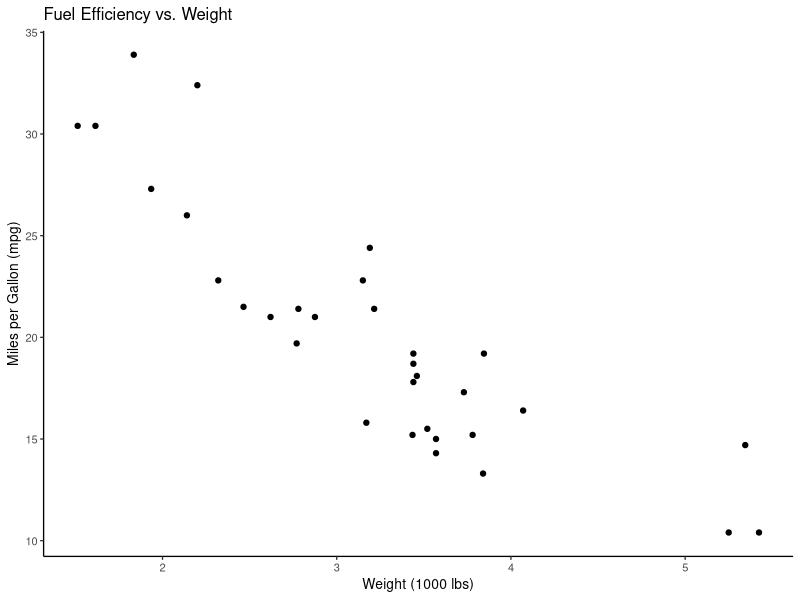
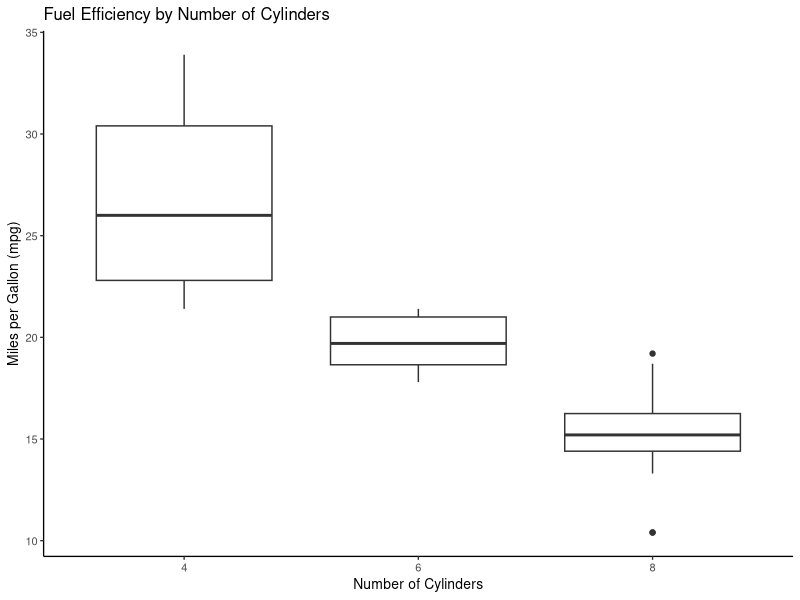
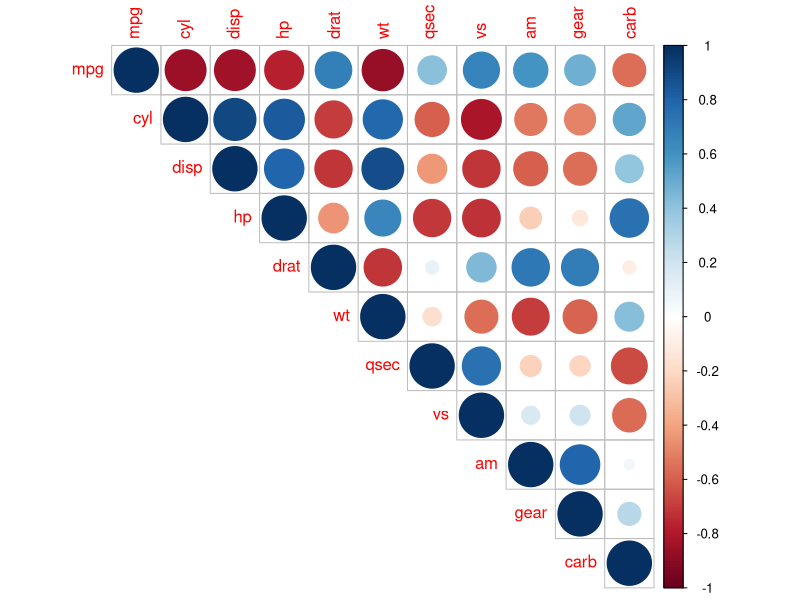
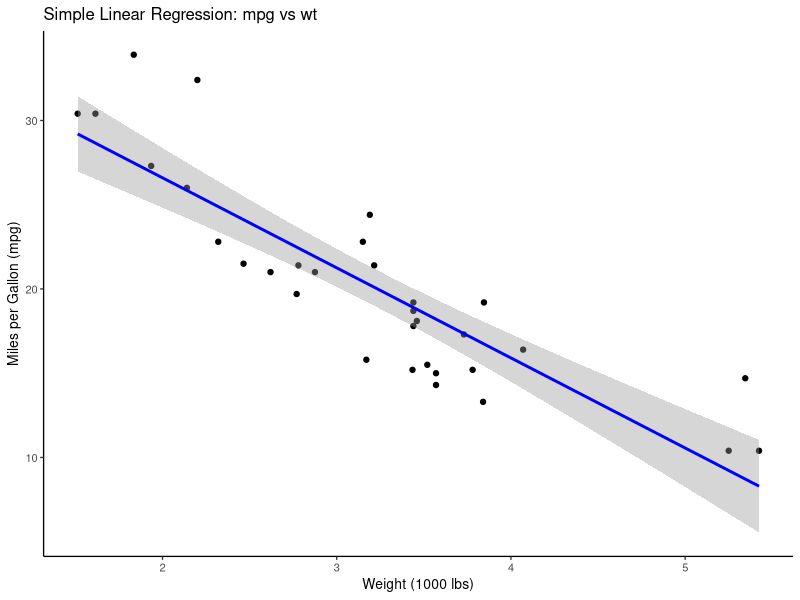
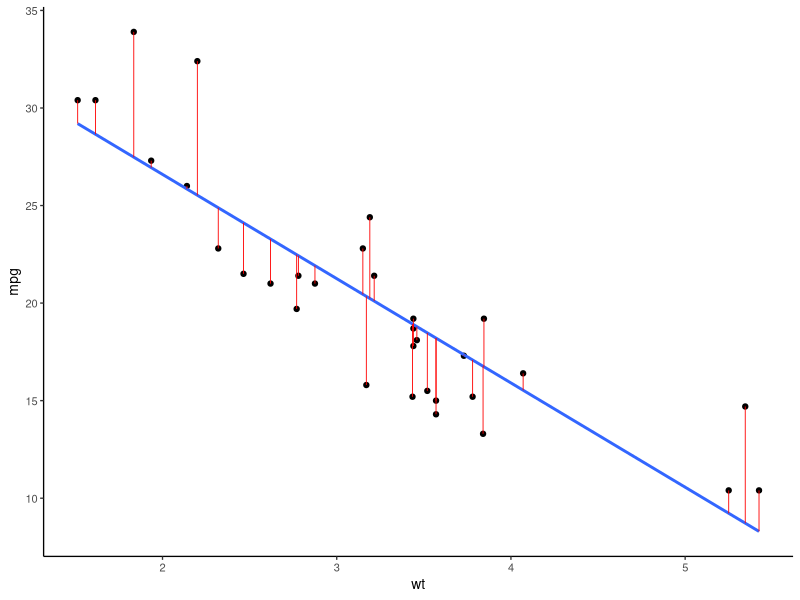
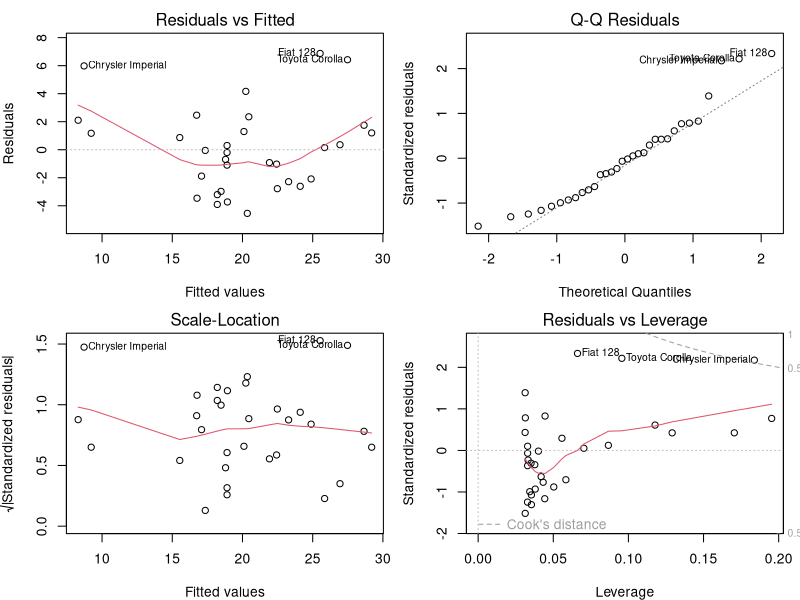
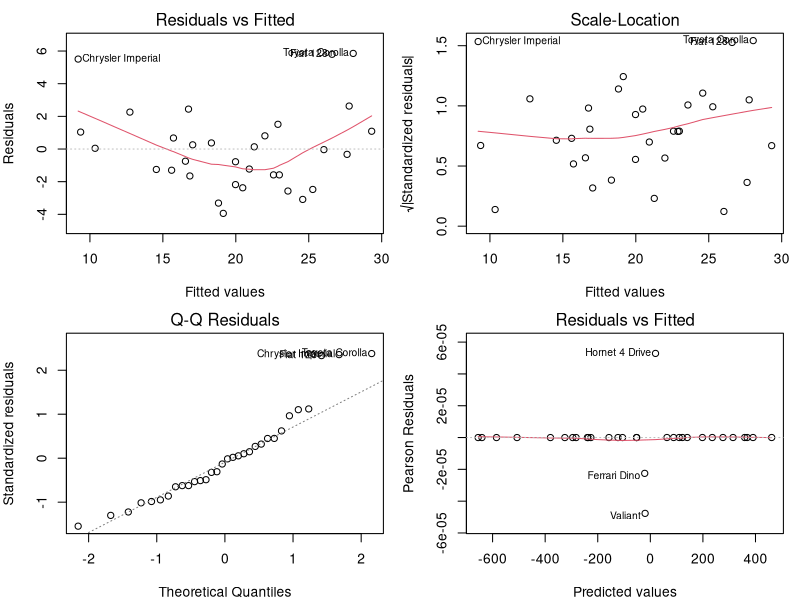
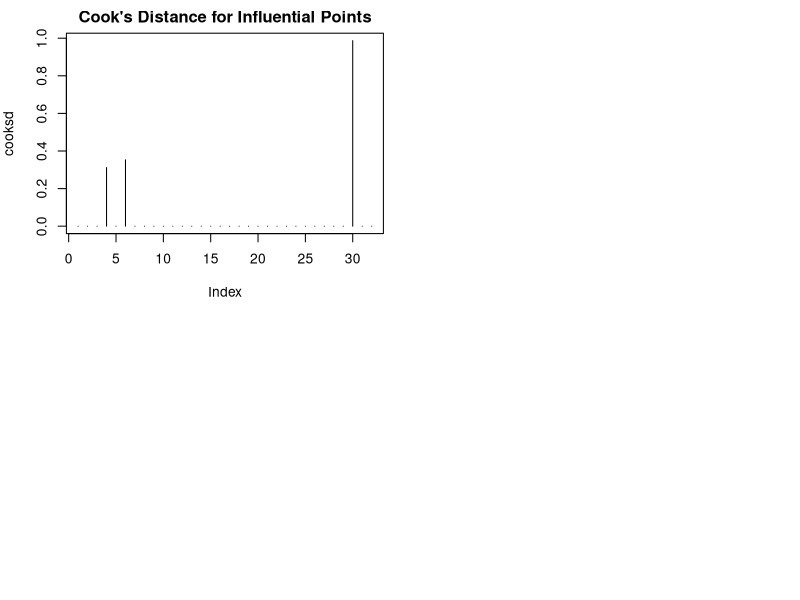

Write the R code that produced these figures, in order.
## ---- chunk 1
library(ggplot2)
  theme_set(theme_classic(base_size = 10) +   # Adjust base size for text
  theme(
    legend.text = element_text(size = 9.5),  # Set legend text size
    legend.title = element_text(size = 12)  # Set legend title size
  )
)
# Set global graphical parameters for base R
options(ggplot2.continuous.colour="viridis") 

knitr::opts_chunk$set(fig.align = 'center')
## ---- chunk 2
  dim(mtcars)
## ---- chunk 3
summary(mtcars)
## ---- chunk 4
library(dplyr)
glimpse(mtcars)

## ---- chunk 5
# Summary statistics for mtcars
summary(mtcars)
## ---- chunk 6
library(ggplot2)
ggplot(mtcars, aes(x = wt, y = mpg)) +
  geom_point() +
  labs(title = "Fuel Efficiency vs. Weight",
       x = "Weight (1000 lbs)",
       y = "Miles per Gallon (mpg)")
## ---- chunk 7
ggplot(mtcars, aes(x = factor(cyl), y = mpg)) +
  geom_boxplot() +
  labs(title = "Fuel Efficiency by Number of Cylinders",
       x = "Number of Cylinders",
       y = "Miles per Gallon (mpg)")
## ---- chunk 8
# Correlation matrix
cor_matrix <- cor(mtcars)
print(cor_matrix)
## ---- chunk 9
# Visualization of correlation matrix
library(corrplot)
corrplot(cor_matrix,  method = 'circle', type = 'upper')
## ---- chunk 10
# Simple Linear Regression in R
model <- lm(mpg ~ wt, data = mtcars)
model
## ---- chunk 11
# Simple Linear Regression in R
summary(model)
## ---- chunk 12
# Plot
ggplot(mtcars, aes(x = wt, y = mpg)) +
  geom_point() +
  geom_smooth(method = "lm", col = "blue") +
  labs(title = "Simple Linear Regression: mpg vs wt",
       x = "Weight (1000 lbs)",
       y = "Miles per Gallon (mpg)")
## ---- chunk 13
library(broom)
ggplot(augment(model), aes(wt, mpg)) +
  geom_point() +
  stat_smooth(method = lm, se = FALSE) +
  geom_segment(aes(xend = wt, yend = .fitted), color = "red", size = 0.3)
## ---- chunk 14
# Multiple Linear Regression in R
model2 <- lm(mpg ~ wt + hp, data = mtcars)
model2
## ---- chunk 15
# Multiple Linear Regression in R
summary(model2)
## ---- chunk 16
# Diagnostic plots for model2
par(mfrow = c(2, 2), mar = c(4, 4, 2, 1) )
plot(model)
## ---- chunk 17
# Durbin-Watson test for autocorrelation
library(lmtest)
dwtest(model2)
## ---- chunk 18
# Checking Linearity using Residuals vs Fitted Plot
model <- lm(mpg ~ wt + hp, data = mtcars)
plot(model, which = 1)

## ---- chunk 19
# Checking Independence using Durbin-Watson Test
library(lmtest)
dwtest(model)
## ---- chunk 20
# Checking Homoscedasticity using Residuals vs Fitted Plot
plot(model, which = 3)
## ---- chunk 21
# Breusch-Pagan test
library(lmtest)
bptest(model)
## ---- chunk 22
# Checking Normality using Q-Q Plot
plot(model, which = 2)
## ---- chunk 23
# Shapiro-Wilk test
shapiro.test(residuals(model))
## ---- chunk 24
# Checking Multicollinearity using VIF
library(car)
vif(model)
## ---- chunk 25
# Correlation matrix of predictors
cor(mtcars[, c("wt", "hp", "mpg")])
## ---- chunk 26
# Create binary outcome for mpg
mtcars$mpg_high <- ifelse(mtcars$mpg > 20, 1, 0)
## ---- chunk 27
# Logistic regression model
log_model <- glm(mpg_high ~ wt + hp, data = mtcars, family = binomial)
log_model

## ---- chunk 28
summary(log_model)
## ---- chunk 29
# Checking Linearity of Logit using Box-Tidwell Test
mtcars$log_wt <- log(mtcars$wt)
log_model_test <- glm(mpg_high ~ wt + I(wt * log_wt) + hp, data = mtcars, family = binomial)
summary(log_model_test)
## ---- chunk 30
# Checking independence of errors using Durbin-Watson Test
dwtest(log_model)
## ---- chunk 31
# Checking Multicollinearity using VIF
vif(log_model)
## ---- chunk 32
# Correlation matrix for predictors
cor(mtcars[, c("wt", "hp")])
## ---- chunk 33
# Check how many events we have for the binary outcome
table(mtcars$mpg_high)
## ---- chunk 34
# Residuals vs Fitted Plot for Logistic Regression
plot(log_model, which = 1)
## ---- chunk 35
cooksd <- cooks.distance(log_model)
plot(cooksd, type = "h", main = "Cook's Distance for Influential Points")
## ---- chunk 36
# Calculate Odds Ratios
exp(coef(log_model))
